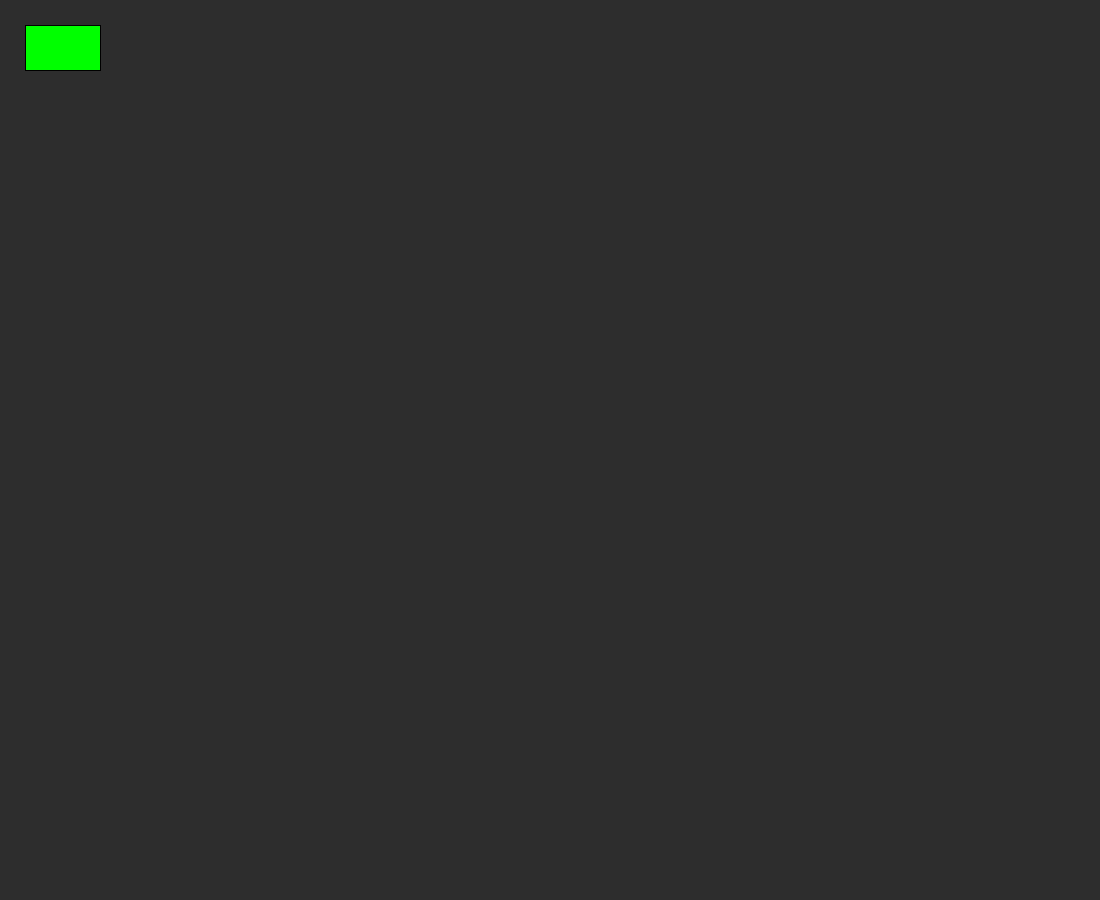
Frame 1 (no input)
Frame 60 (the mouse pressed at the canvas centre just before this capture): identical to frame 1, image omitted
Frame 120 (the mouse held since frame 60 and released just before this capture): identical to frame 1, image omitted

The Processing sketch that drew this single still picture (run headless with seeded random() and noise(); from frame 60 on, the mouse is pressed at the canvas centre):

// Processing sketch: button
// ── button.pde

int[] rectPos = {25,25};
int[] rectSize = {75,45};

void setup( ) {
  size(1100,900);
  fill(0,255,0);
}

void draw( ){
  background(45);
  rect(rectPos[0],rectPos[1],  rectSize[0],rectSize[1]);
}

void mouseReleased() {
  if ( mouseX > rectPos[0] && mouseX < rectPos[0]+rectSize[0]  &&  mouseY>rectPos[1] && mouseY<rectPos[1]+rectSize[1] ) {
    fill(255,0,0);
  }
}

void mousePressed() {
  fill(0,255,0);
}
